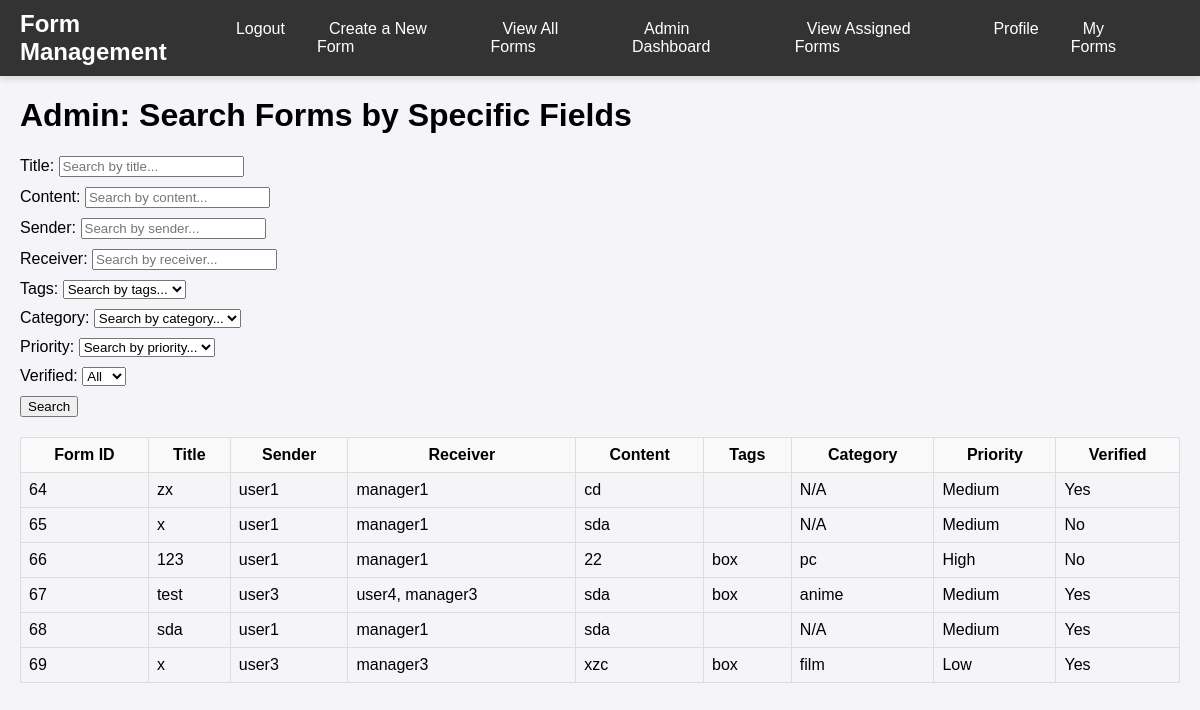
/search/ (signed in), run on an earlier commit of the app's database.
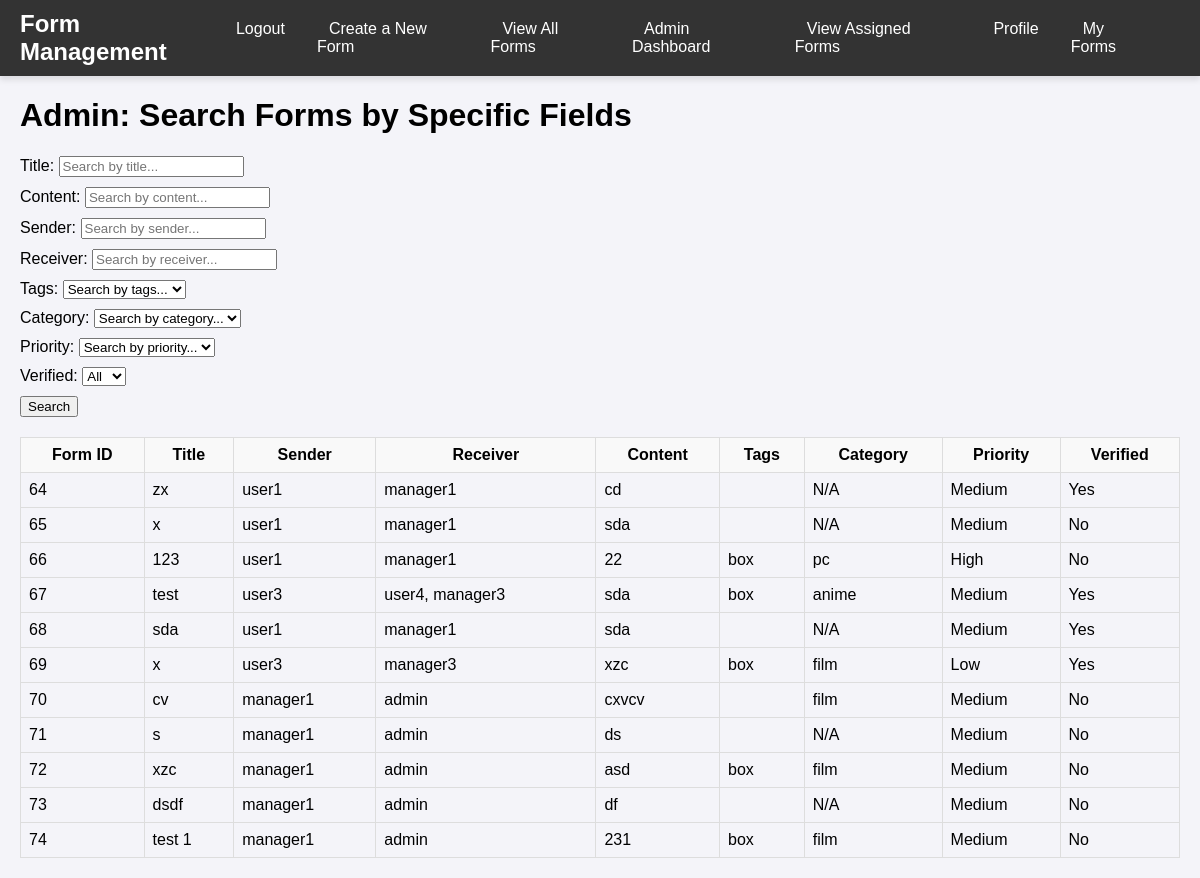
And on a later commit of the database.
### app/models.py (models this page shows, shortened)
class Form(models.Model):
    title = models.CharField(max_length=255)
    sender_signature = models.CharField(max_length=255)
    receiver = models.CharField(max_length=255)
    receiver_signature = models.CharField(max_length=255, blank=True)
    content = models.TextField()
    tags = models.ManyToManyField(Tag, related_name="forms", blank=True)
    category = models.ForeignKey(Category, on_delete=models.CASCADE, related_name="forms", null=True)
    users = models.ManyToManyField('app.CustomUser', blank=True)  # view-only users section
    sender_name = models.CharField(max_length=255)
    prioritize = models.BooleanField(default=False)
    priority = models.CharField(max_length=100, choices=[('High', 'High'), ('Medium', 'Medium'), ('Low', 'Low')], default='Medium')
    assigned_managers = models.ManyToManyField(CustomUser, related_name="assigned_forms", blank=True, limit_choices_to={'role': 'manager'})
    assigned_admins = models.ManyToManyField(CustomUser, related_name="assigned_admin_forms", blank=True, limit_choices_to={'role': 'admin'})
    assigned_users = models.ManyToManyField(
        CustomUser,
        related_name="viewable_forms",
        blank=True,
        limit_choices_to={'role': 'user'}
    )
    allowed_managers = models.ManyToManyField(CustomUser, related_name='allowed_forms', blank=True)  # Add this line
    sender = models.CharField(max_length=100)
    verified = models.BooleanField(default=False)
    verified_by = models.ForeignKey(CustomUser, null=True, on_delete=models.SET_NULL, related_name='verified_forms', blank=True)
    verified_at = models.DateTimeField(null=True, blank=True)
    last_modified = models.DateTimeField(auto_now=True)
    class Meta:
        verbose_name = 'Form'
        verbose_name_plural = 'Forms'

class Tag(models.Model):
    name = models.CharField(max_length=50, unique=True)
    class Meta:
        verbose_name = 'Tag'
        verbose_name_plural = 'Tags'

class Category(models.Model):
    name = models.CharField(max_length=50, unique=True)
    class Meta:
        verbose_name = 'Category'
        verbose_name_plural = 'Categories'

### app/views.py (the view)
# urls.py: path('search/', views.admin_search_forms, name='admin_search_forms'),
@staff_member_required
def admin_search_forms(request):
    forms = Form.objects.all()
    title = request.GET.get('title', '')
    content = request.GET.get('content', '')
    sender = request.GET.get('sender', '')
    receiver = request.GET.get('receiver', '')
    tags = request.GET.get('tags', '')
    category = request.GET.get('category', '')
    priority = request.GET.get('priority', '')
    verified = request.GET.get('verified', '')
    if title:
        forms = forms.filter(title__icontains=title)
    if content:
        forms = forms.filter(content__icontains=content)
    if sender:
        forms = forms.filter(sender__icontains=sender)
    if receiver:
        forms = forms.filter(receiver__icontains=receiver)
    if tags:
        forms = forms.filter(tags__name=tags)
    if category:
        forms = forms.filter(category__name=category)
    if priority:
        forms = forms.filter(priority=priority)
    if verified:
        if verified.lower() == "true":
            forms = forms.filter(verified=True)
        elif verified.lower() == "false":
            forms = forms.filter(verified=False)
    tags = Tag.objects.all()
    categories = Category.objects.all()
    priorities = Form.objects.values_list('priority', flat=True).distinct()
    context = {
        'forms': forms.distinct(),
        'tags': tags,
        'categories': categories,
        'priorities': priorities,
    }
    return render(request, 'admin_search_forms.html', context)

### app/templates/admin_search_forms.html (shortened to what this page needs)
{% extends 'base.html' %}
{% block content %}
<div style="margin: 20px;">
    <h1>Admin: Search Forms by Specific Fields</h1>
    <form method="get" action="{% url 'admin_search_forms' %}" style="margin-bottom: 20px;">
        <div style="margin-bottom: 10px;">
            <label for="title">Title:</label>
            <input type="text" id="title" name="title" placeholder="Search by title..." value="{{ request.GET.title }}">
        </div>
        <div style="margin-bottom: 10px;">
            <label for="content">Content:</label>
            <input type="text" id="content" name="content" placeholder="Search by content..." value="{{ request.GET.content }}">
        </div>
        <div style="margin-bottom: 10px;">
            <label for="sender">Sender:</label>
            <input type="text" id="sender" name="sender" placeholder="Search by sender..." value="{{ request.GET.sender }}">
        </div>
        <div style="margin-bottom: 10px;">
            <label for="receiver">Receiver:</label>
            <input type="text" id="receiver" name="receiver" placeholder="Search by receiver..." value="{{ request.GET.receiver }}">
        </div>
        <div style="margin-bottom: 10px;">
            <label for="tags">Tags:</label>
            <select id="tags" name="tags">
                <option value="">Search by tags...</option>
            </select>
        </div>
        <div style="margin-bottom: 10px;">
            <label for="category">Category:</label>
            <select id="category" name="category">
                <option value="">Search by category...</option>
            </select>
        </div>
        <div style="margin-bottom: 10px;">
            <label for="priority">Priority:</label>
            <select id="priority" name="priority">
                <option value="">Search by priority...</option>
            </select>
        </div>
        <div style="margin-bottom: 10px;">
            <label for="verified">Verified:</label>
            <select id="verified" name="verified">
                <option value="" {% if request.GET.verified == "" %}selected{% endif %}>All</option>
            </select>
        </div>
        <button type="submit">Search</button>
    </form>
    {% if forms %}
        <table style="width: 100%; border: 1px solid #ddd; border-collapse: collapse;">
            <thead>
                <tr style="background-color: #f9f9f9;">
                    <th style="border: 1px solid #ddd; padding: 8px;">Form ID</th>
                    <th style="border: 1px solid #ddd; padding: 8px;">Title</th>
                    <th style="border: 1px solid #ddd; padding: 8px;">Sender</th>
                    <th style="border: 1px solid #ddd; padding: 8px;">Receiver</th>
                    <th style="border: 1px solid #ddd; padding: 8px;">Content</th>
                    <th style="border: 1px solid #ddd; padding: 8px;">Tags</th>
                    <th style="border: 1px solid #ddd; padding: 8px;">Category</th>
                    <th style="border: 1px solid #ddd; padding: 8px;">Priority</th>
                    <th style="border: 1px solid #ddd; padding: 8px;">Verified</th>
                </tr>
            </thead>
            <tbody>
                {% for form in forms %}
                    <tr>
                        <td style="border: 1px solid #ddd; padding: 8px;">{{ form.id }}</td>
                        <td style="border: 1px solid #ddd; padding: 8px;">{{ form.title|default:"N/A" }}</td>
                        <td style="border: 1px solid #ddd; padding: 8px;">{{ form.sender|default:"N/A" }}</td>
                        <td style="border: 1px solid #ddd; padding: 8px;">{{ form.receiver|default:"N/A" }}</td>
                        <td style="border: 1px solid #ddd; padding: 8px;">{{ form.content|default:"N/A" }}</td>
                        <td style="border: 1px solid #ddd; padding: 8px;">
                            {% for tag in form.tags.all %}
                                {{ tag.name }}{% if not forloop.last %}, {% endif %}
                            {% endfor %}
                        </td>
                        <td style="border: 1px solid #ddd; padding: 8px;">{{ form.category.name|default:"N/A" }}</td>
                        <td style="border: 1px solid #ddd; padding: 8px;">{{ form.priority|default:"N/A" }}</td>
                        <td style="border: 1px solid #ddd; padding: 8px;">{{ form.verified|yesno:"Yes,No" }}</td>
                    </tr>
                {% empty %}
                    <tr>
                        <td colspan="9" style="border: 1px solid #ddd; padding: 8px; text-align: center;">
                            No forms found.
                        </td>
                    </tr>
                {% endfor %}
            </tbody>
        </table>
    {% else %}
        <p>No results found.</p>
    {% endif %}
</div>
{% endblock %}

### app/templates/base.html (shortened to what this page needs)
{% load static %}
<!DOCTYPE html>
<html lang="en">
<head>
    <link rel="stylesheet" href="{% static 'css/navbar_styles.css' %}">
</head>
<body>
    <header>
        <div class="navbar">
            <div class="navbar-brand">
                <h1><a href="/"> Form Management</a></h1>
            </div>
            <ul class="navbar-nav">
                <li><a href="{% url 'logout' %}">Logout</a></li>
                <li><a href="{% url 'create_form' %}" class="nav-link">Create a New Form</a></li>
                <li><a href="{% url 'form_list' %}" class="nav-link">View All Forms</a></li>
                <li><a href="{% url 'admin:index' %}" class="nav-link">Admin Dashboard</a></li>
                <li><a href="{% url 'assigned_forms' %}" class="nav-link">View Assigned Forms</a></li>
                <li><a href="{% url 'userprofile:view_profile' %}" class="nav-link">Profile</a></li>
                <li><a href="{% url 'my_forms' %}" class="{% if request.path == '/my-forms/' %}active{% endif %}">My Forms</a></li>
            </ul>
        </div>
    </header>
    <div class="content">
        {% block content %}
        {% endblock %}
    </div>
</body>
</html>

### app/static/css/navbar_styles.css (style rules this page uses)
body { font-family: 'Arial', sans-serif; margin: 0; padding: 0; background-color: #f4f4f9; }
.navbar { background-color: #333; display: flex; justify-content: space-between; align-items: center; padding: 10px 20px; box-shadow: 0 4px 6px rgba(0, 0, 0, 0.1); }
.navbar-brand h1 { color: #fff; font-size: 24px; margin: 0; }
.navbar-brand a { text-decoration: none; color: inherit; }
.navbar-nav { list-style-type: none; display: flex; margin: 0; padding: 0; }
.navbar-nav li { margin-right: 20px; }
.navbar-nav a { text-decoration: none; color: white; font-size: 16px; padding: 8px 12px; border-radius: 5px; transition: background-color 0.3s ease; }

What changed in the data, as far as the page shows it:
added Form: id "70", title "cv", sender "manager1", receiver "admin", content "cxvcv", category.name "film", priority "Medium", verified "No"
added Form: id "71", title "s", sender "manager1", receiver "admin", content "ds", category.name "N/A", priority "Medium", verified "No"
added Form: id "72", title "xzc", sender "manager1", receiver "admin", content "asd", category.name "film", priority "Medium", verified "No", Tag (name "box")
added Form: id "73", title "dsdf", sender "manager1", receiver "admin", content "df", category.name "N/A", priority "Medium", verified "No"
added Form: id "74", title "test 1", sender "manager1", receiver "admin", content "231", category.name "film", priority "Medium", verified "No", Tag (name "box")
